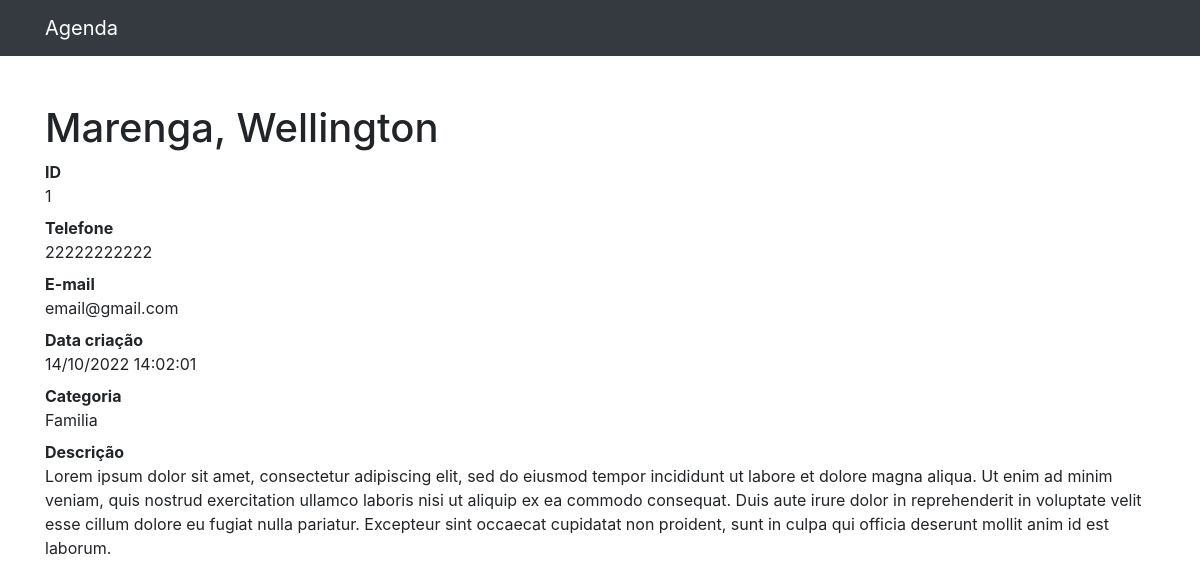
The page /1 on the database its author committed.
### contatos/models.py (models this page shows, shortened)
class Contato(models.Model):
    nome = models.CharField(max_length=255)
    sobrenome = models.CharField(max_length=255, blank=True)
    telefone = models.CharField(max_length=255)
    email = models.CharField(max_length=255, blank=True)
    data_criacao = models.DateTimeField(default=timezone.now)
    descricao = models.TextField(blank=True)
    categoria = models.ForeignKey(Categoria, on_delete=models.DO_NOTHING)
    mostrar = models.BooleanField(default=True)

class Categoria(models.Model):
    nome = models.CharField(max_length=255)
    def __str__(self):
        return self.nome

### contatos/views.py (the view)
# urls.py: path('<int:contato_id>', views.ver_contato, name='ver_contato'),
def ver_contato(request, contato_id):
    contato = get_object_or_404(Contato, id=contato_id)
    if not contato.mostrar:
        raise Http404
    return render(request, 'contatos/ver_contato.html', {
        'contato': contato
    })

### contatos/templates/contatos/ver_contato.html
{%extends 'base.html'%}
{%block conteudo%}
<h1 class="mt-5">{{ contato.sobrenome }}, {{ contato.nome }}</h1>
<dl>
    <dt>ID</dt>
    <dd>{{ contato.id }}</dd>
    <dt>Telefone</dt>
    <dd>{{ contato.telefone }}</dd>
    <dt>E-mail</dt>
    <dd>{{ contato.email }}</dd>
    <dt>Data criação</dt>
    <dd>{{ contato.data_criacao|date:'d/n/Y H:i:s' }}</dd>
    <dt>Categoria</dt>
    <dd>{{ contato.categoria }}</dd>
    <dt>Descrição</dt>
    <dd>{{ contato.descricao }}</dd>
</dl>
{%endblock%}

### rows shown on the page
Contato: sobrenome "Marenga", nome "Wellington", id "1", telefone "22222222222", email "email@gmail.com", data_criacao "14/10/2022 14:02:01", categoria "Familia", descricao "Lorem ipsum dolor sit amet, consectetur adipiscing elit, sed do eiusmod tempor incididunt ut labore et dolore magna aliqua. Ut enim ad minim veniam, quis nostrud exercitation ullamco laboris nisi ut aliquip ex ea commodo consequat. Duis aute irure dolor in reprehenderit in voluptate velit esse cillum dolore eu fugiat nulla pariatur. Excepteur sint occaecat cupidatat non proident, sunt in culpa qui officia deserunt mollit anim id est laborum."
